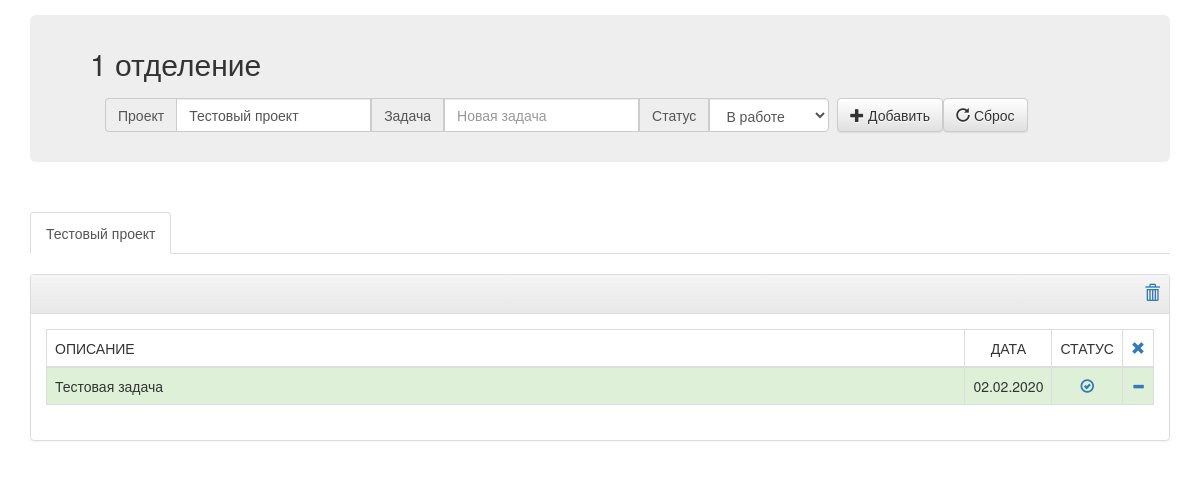
Before: / with the older database file.
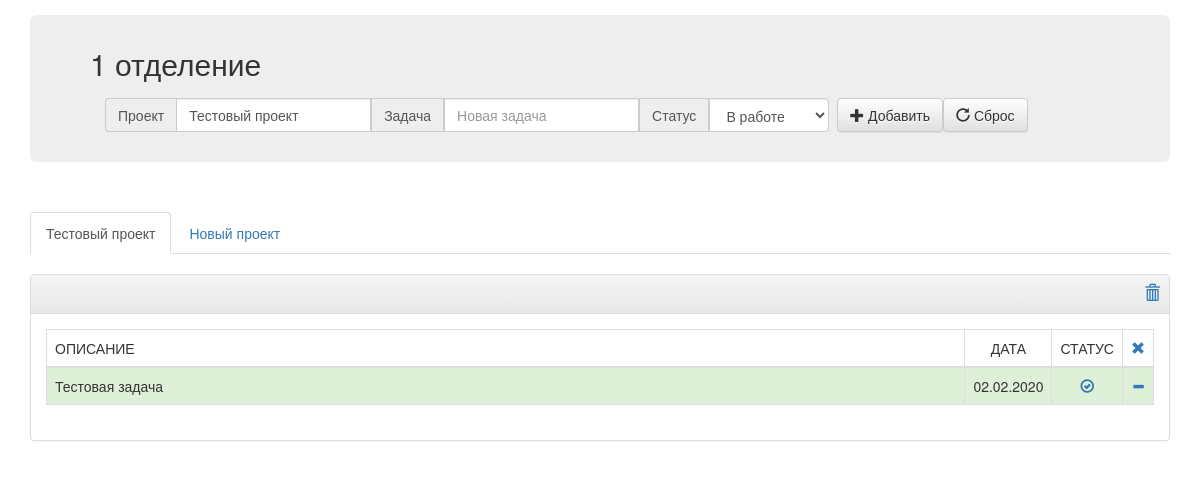
After: the same page with the newer database file.
### tables this page shows
CREATE TABLE project (
    id      integer primary key autoincrement not null,
    name    text not NULL,
    active  integer
);

CREATE TABLE task (
    id      integer primary key autoincrement not null,
    project integer not null references project(id),
    name    text not NULL,
    date    text,
    status  integer default 0
);

### app.py (the view)
@app.route('/')
def index():
    active = None
    projects = db.get_projects()
    tasks = db.get_tasks()
    if projects:
        for project in projects:
            if project.active:
                active = project.project_id
        if not active:
            active = projects[0].project_id
            db.update_active_project(projects[0].project_id, 1)
    else:
        projects = None
    if projects:
        return render_template('index.html', tasks=tasks, projects=projects,
                               active=active)
    return render_template('index.html', tasks=tasks, active=active)

### db_utils.py (called while the page is built)
    def get_projects(self):
        projects = []
        for row in self.conn.execute("select * from project"):
            projects.append(self.Project(project_id=row[0], name=row[1],
                                    active=row[2]))
        return projects

    def get_tasks(self):
        tasks = []
        for row in self.conn.execute("select * from task"):
            tasks.append(self.Task(task_id=row[0], project=row[1], name=row[2],
                              date=row[3], status=row[4]))
        return tasks

### templates/index.html (shortened to what this page needs)
<!doctype html>
<html lang="en">
<head>
    <link rel="stylesheet" href="{{ url_for('static', filename='css/bootstrap.min.css') }}">
    <link rel="stylesheet" href="{{ url_for('static', filename='css/bootstrap-theme.min.css') }}">
    <link href="{{ url_for('static', filename='css/ie10-viewport-bug-workaround.css') }}" rel="stylesheet">
    <link href="{{ url_for('static', filename='css/navbar-fixed-top.css') }}" rel="stylesheet">
</head>
<body>
    <div class="container">
        <div class="jumbotron">
            <h2>1 отделение</h2>
            <form class="navbar-form navbar-left" role="search" action="/add" method="POST">
                <div class="form-group">
                    <div class="input-group">
                        <span class="input-group-addon container-fluid">Проект</span>
                        <input type="text" name="project" class="form-control" {% for project in projects %}{% if project.project_id == active %}value="{{ project.name }}"{% endif %}{% endfor %} placeholder="Название проекта">
                        <span class="input-group-addon container-fluid">Задача</span>
                        <input type="text" name="task" class="form-control" placeholder="Новая задача" required>
                        <span class="input-group-addon container-fluid">Статус</span>
                        <select id="status" name="status" class="form-control">
                            <option value=1 selected>В работе</option>
                        </select>
                    </div>
                    <div class="input-group">
                        <span class="spacer">&nbsp;</span>
                        <button type="submit" class="btn btn-default">
                            <span class="glyphicon glyphicon-plus" aria-hidden="true"></span> Добавить
                        </button>
                        <button type="reset" class="btn btn-default">
                            <span class="glyphicon glyphicon-repeat" aria-hidden="true"></span> Сброс
                        </button>
                    </div>
                </div>
            </form>
        </div>
        {% if tasks %}
        <div class="tasks">
            {% if projects %}
            <span id="taksNav" class="container">
                <ul class="nav nav-tabs">
                    {% for tab in projects %}
                    {% if tab.project_id == active %}
                    <li role="presentation" class="active">
                    {% else %}
                    <li role="presentation">
                    {% endif %}
                        <a href="/project/{{ tab.name }}">{{ tab.name }}</a>
                    </li>
                    {% endfor %}
                </ul>
            </span>
            {% endif %}
            <div id="taskPanel" class="panel panel-default">
                <div class="panel-heading">
                    <h3 class="panel-title">&nbsp;
                        <span class="navbar-right">
                            <a href="/clear/{{ active }}">
                                <span class="glyphicon glyphicon-trash" aria-label="Remove All"></span>
                            </a>
                            <span class="spacer">&nbsp;</span>
                        </span>
                    </h3>
                </div>
                <div class="panel-body">
                    <table class="table table-bordered table-hover">
                        <thead>
                        <tr>
                            <td style="width:100%">ОПИСАНИЕ</td>
                            <td align="center">ДАТА</td>
                            <td>СТАТУС</td>
                            <td align="center">
                                <a href="/remove/{{ active }}">
                                    <span class="glyphicon glyphicon-remove" aria-label="Delete"></span>
                                </a>
                            </td>
                        </tr>
                        </thead>
                        <tbody>
                        {% for task in tasks %}
                        {% if task.project == active %}
                            {% if task.status %}
                        <tr class="success">
                            <td>{{ task.name }}</td>
                            <td align="center">{{ task.date }}</td>
                            {% else %}
                        <tr class="active">
                            <td><strike>{{ task.name }}</strike></td>
                            <td align="center"><strike>{{ task.date }}</strike></td>
                            {% endif %}
                            <td align="center">
                                <a href="/close/{{ task.task_id }}">
                                {% if task.status %}
                                    <span class="glyphicon glyphicon-ok-circle" aria-label="Open"></span>
                                {% else %}
                                    <span class="glyphicon glyphicon-ok-sign" aria-label="Close"></span>
                                {% endif %}
                                </a>
                            </td>
                            <td>
                                <a href="/delete/{{ task.task_id }}">
                                    <span class="glyphicon glyphicon-minus" aria-hidden="true"></span>
                                </a>
                            </td>
                        </tr>
                        {% endif %}
                        {% endfor %}
                        </tbody>
                    </table>
                </div>
            </div>
        </div>
        {% endif %}
    </div>
</body>
</html>

### static/css/navbar-fixed-top.css (style rules this page uses)
body { min-height: 2000px; padding-top: 15px; }
.jumbotron { padding-top: 12px; padding-bottom: 72px; }

Changed rows visible on the page:
added project: name "Новый проект"
